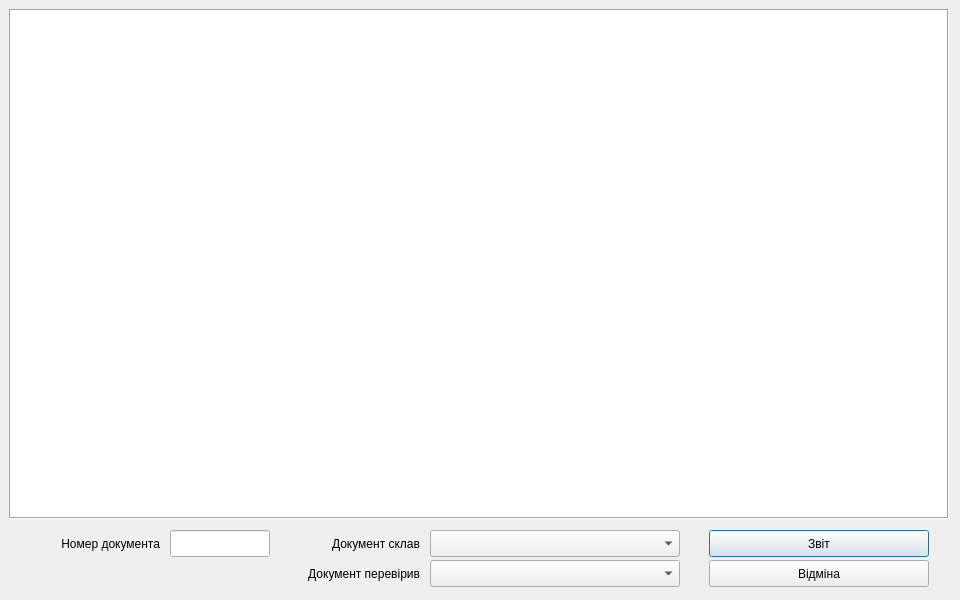
<?xml version="1.0" encoding="UTF-8"?>
<ui version="4.0">
 <class>Report_par1</class>
 <widget class="QDialog" name="Report_par1">
  <property name="windowModality">
   <enum>Qt::WindowModal</enum>
  </property>
  <property name="geometry">
   <rect>
    <x>0</x>
    <y>0</y>
    <width>960</width>
    <height>600</height>
   </rect>
  </property>
  <property name="windowTitle">
   <string>Параметри звіту</string>
  </property>
  <property name="modal">
   <bool>true</bool>
  </property>
  <widget class="QTreeView" name="treeView">
   <property name="geometry">
    <rect>
     <x>9</x>
     <y>9</y>
     <width>940</width>
     <height>510</height>
    </rect>
   </property>
   <property name="sizePolicy">
    <sizepolicy hsizetype="Expanding" vsizetype="Expanding">
     <horstretch>0</horstretch>
     <verstretch>0</verstretch>
    </sizepolicy>
   </property>
   <property name="minimumSize">
    <size>
     <width>780</width>
     <height>440</height>
    </size>
   </property>
   <property name="maximumSize">
    <size>
     <width>16777215</width>
     <height>16777215</height>
    </size>
   </property>
   <property name="sizeIncrement">
    <size>
     <width>0</width>
     <height>0</height>
    </size>
   </property>
   <property name="frameShape">
    <enum>QFrame::Box</enum>
   </property>
   <property name="animated">
    <bool>true</bool>
   </property>
   <property name="wordWrap">
    <bool>true</bool>
   </property>
  </widget>
  <widget class="QLabel" name="label">
   <property name="geometry">
    <rect>
     <x>20</x>
     <y>530</y>
     <width>140</width>
     <height>27</height>
    </rect>
   </property>
   <property name="text">
    <string>Номер документа</string>
   </property>
   <property name="alignment">
    <set>Qt::AlignRight|Qt::AlignTrailing|Qt::AlignVCenter</set>
   </property>
  </widget>
  <widget class="QLabel" name="label_2">
   <property name="geometry">
    <rect>
     <x>280</x>
     <y>530</y>
     <width>140</width>
     <height>27</height>
    </rect>
   </property>
   <property name="text">
    <string>Документ склав</string>
   </property>
   <property name="alignment">
    <set>Qt::AlignRight|Qt::AlignTrailing|Qt::AlignVCenter</set>
   </property>
  </widget>
  <widget class="QLabel" name="label_3">
   <property name="geometry">
    <rect>
     <x>280</x>
     <y>560</y>
     <width>140</width>
     <height>27</height>
    </rect>
   </property>
   <property name="text">
    <string>Документ перевірив</string>
   </property>
   <property name="alignment">
    <set>Qt::AlignRight|Qt::AlignTrailing|Qt::AlignVCenter</set>
   </property>
  </widget>
  <widget class="QLineEdit" name="lineEdit">
   <property name="geometry">
    <rect>
     <x>170</x>
     <y>530</y>
     <width>100</width>
     <height>27</height>
    </rect>
   </property>
  </widget>
  <widget class="QComboBox" name="comboBox">
   <property name="geometry">
    <rect>
     <x>430</x>
     <y>530</y>
     <width>250</width>
     <height>27</height>
    </rect>
   </property>
  </widget>
  <widget class="QComboBox" name="comboBox_2">
   <property name="geometry">
    <rect>
     <x>430</x>
     <y>560</y>
     <width>250</width>
     <height>27</height>
    </rect>
   </property>
  </widget>
  <widget class="QPushButton" name="pushButton">
   <property name="geometry">
    <rect>
     <x>709</x>
     <y>530</y>
     <width>220</width>
     <height>27</height>
    </rect>
   </property>
   <property name="baseSize">
    <size>
     <width>100</width>
     <height>0</height>
    </size>
   </property>
   <property name="text">
    <string>Звіт</string>
   </property>
  </widget>
  <widget class="QPushButton" name="pushButton_2">
   <property name="geometry">
    <rect>
     <x>709</x>
     <y>560</y>
     <width>220</width>
     <height>27</height>
    </rect>
   </property>
   <property name="baseSize">
    <size>
     <width>100</width>
     <height>0</height>
    </size>
   </property>
   <property name="text">
    <string>Відміна</string>
   </property>
  </widget>
 </widget>
 <tabstops>
  <tabstop>treeView</tabstop>
  <tabstop>lineEdit</tabstop>
  <tabstop>comboBox</tabstop>
  <tabstop>comboBox_2</tabstop>
  <tabstop>pushButton</tabstop>
  <tabstop>pushButton_2</tabstop>
 </tabstops>
 <resources/>
 <connections/>
</ui>
